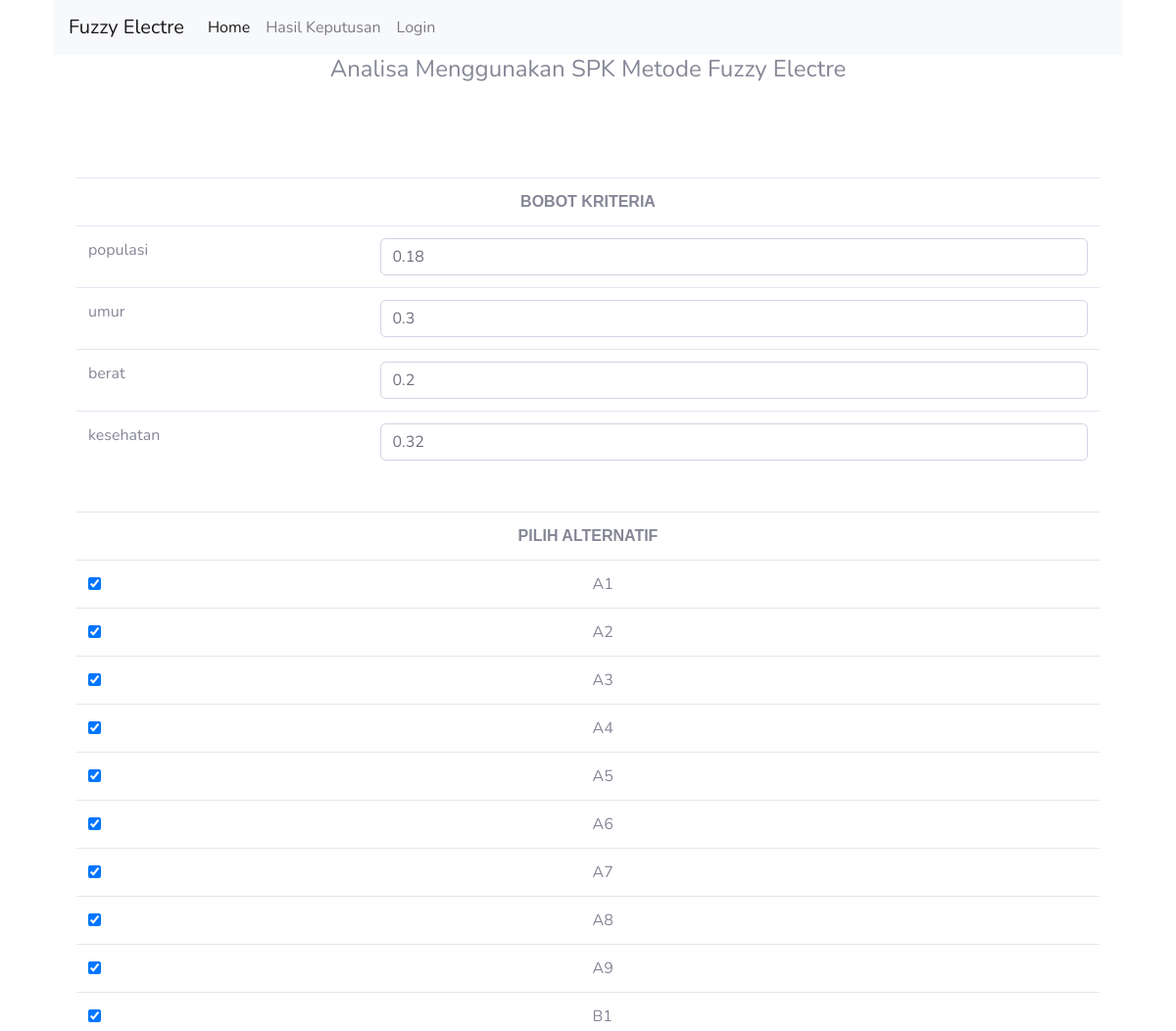
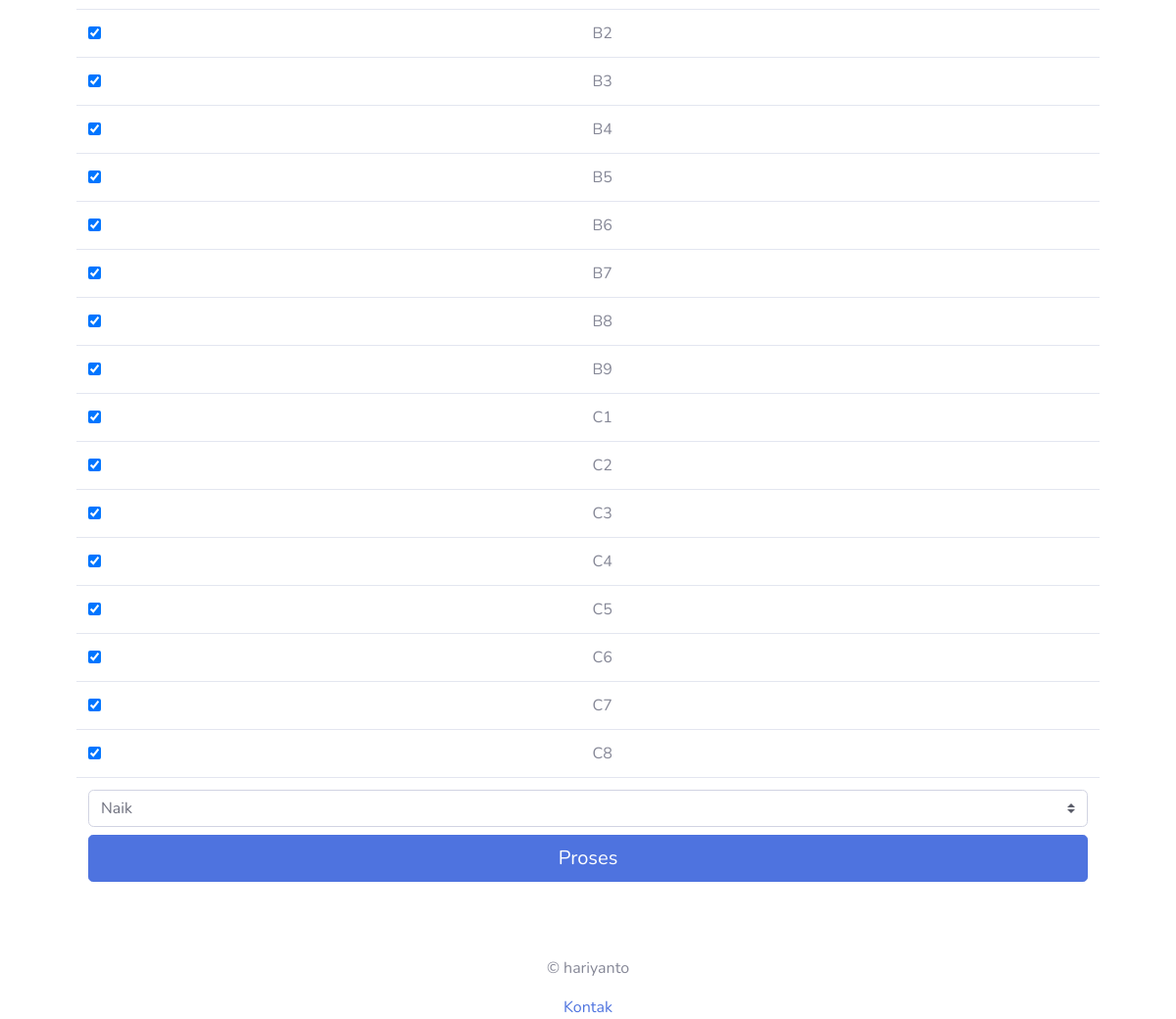
Page /konsultasi-electre-php-mysql.php on the committed database (2 pictures, top to bottom).
### tables this page shows
CREATE TABLE `kriteria` (
  `id_kriteria` int(11) NOT NULL,
  `nama_kriteria` varchar(100) DEFAULT NULL,
  `bobot` double DEFAULT NULL
);

CREATE TABLE `alternatif` (
  `id_alternatif` int(11) NOT NULL,
  `nama_alternatif` varchar(200) DEFAULT NULL,
  `deskripsi` text
);

### konsultasi-electre-php-mysql.php (the view, shortened to what this page needs)
<?php
require("koneksi.php");
?>
<!DOCTYPE html>
<html lang="en">
<head>
	<link href="vendor/fontawesome-free/css/all.min.css" rel="stylesheet" type="text/css">
	<link href="css/sb-admin-2.min.css" rel="stylesheet">
	<link href="vendor/datatables/dataTables.bootstrap4.min.css" rel="stylesheet">
</head>
<body>
	<div class="container">
		<nav class="navbar navbar-expand-lg navbar-light bg-light">
			<a class="navbar-brand" href="index.php">Fuzzy Electre</a>
			<div class="collapse navbar-collapse" id="navbarSupportedContent">
				<ul class="navbar-nav mr-auto">
					<li class="nav-item active">
						<a class="nav-link" href="index.php">Home <span class="sr-only">(current)</span></a>
					</li>
					<li class="nav-item">
						<a class="nav-link" href="konsultasi-electre-php-mysql.php">Hasil Keputusan</a>
					</li>
					<li class="nav-item">
						<a class="nav-link" href="login.php">Login</a>
					</li>
			</div>
		</nav>
		<h4 class="text-center">Analisa Menggunakan SPK Metode Fuzzy Electre</h4><br />
		<br />
		<?php
		if (!isset($_POST['bottom'])) {
			?>
			<div class="container">
				<form name="form1" method="post" action=""><br>
					<table class="table table-hover">
						<div class="form-group">
							<div class="row">
								<tr>
									<td id="ignore" colspan="2">
										<div class="text-center">
											<strong>
												<font face="Arial, Helvetica, sans-serif">
													<font>BOBOT KRITERIA</font>
												</font>
											</strong>
										</div>
									</td>
								</tr>
								<?php
									$q = mysqli_query($db, "select * from kriteria ORDER BY id_kriteria");
									while ($r = mysqli_fetch_array($q)) {
										?>
									<tr>
										<td>
											<?php echo $r['nama_kriteria']; ?>
										</td>
										<td>
											<input class="form-control" id="bobot<?php echo $r['id_kriteria']; ?>" name="bobot<?php echo $r['id_kriteria']; ?>" type="text" value="<?php echo $r['bobot']; ?>">
										</td>
									</tr>
							</div>
						</div>
					<?php } ?>
					<br />
					<table class="table table-hover">
						<tr>
							<td id="ignore" colspan="2">
								<div class=text-center><strong>
										<font face="Arial, Helvetica, sans-serif">
											<font>PILIH ALTERNATIF</font>
										</font>
									</strong></div>
							</td>
							<?php
								$q = mysqli_query($db, "select * from alternatif ORDER BY id_alternatif");
								while ($r = mysqli_fetch_array($q)) {
									?>
						<tr>
							<td>
								<div class="form-check">
									<input class="form-check-input" id="alternatif<?php echo $r['id_alternatif']; ?>" name="alternatif<?php echo $r['id_alternatif']; ?>" type="checkbox" value="true" checked>
								</div>
							</td>
							<td>
								<?php echo $r['nama_alternatif']; ?>
							</td>
						</tr>
					<?php } ?>
					<tr>
						<td colspan="2">
							<form method='post'>
								<select class="custom-select mb-2 " name="harga">
									<option value="naik">Naik</option>
								</select>
								<input class="btn btn-primary btn-lg btn-block" type="submit" name="bottom" value="Proses">
						</td>
					</tr>
					</table>
					<br>
		<?php
		}
		?>
		<br />
	<tr>
		<div class="text-center">
			<p>&copy; hariyanto</p>
			<a href="https://www.facebook.com/wancacell">Kontak</a>
		</div>
	</tr>
</body>
</html>

### rows in the picture
kriteria: nama_kriteria "populasi", bobot "0.18"
kriteria: nama_kriteria "umur", bobot "0.3"
kriteria: nama_kriteria "berat", bobot "0.2"
kriteria: nama_kriteria "kesehatan", bobot "0.32"
alternatif: nama_alternatif "A1"
alternatif: nama_alternatif "A2"
alternatif: nama_alternatif "A3"
alternatif: nama_alternatif "A4"
alternatif: nama_alternatif "A5"
alternatif: nama_alternatif "A6"
alternatif: nama_alternatif "A7"
alternatif: nama_alternatif "A8"
alternatif: nama_alternatif "A9"
alternatif: nama_alternatif "B1"
alternatif: nama_alternatif "B2"
alternatif: nama_alternatif "B3"
alternatif: nama_alternatif "B4"
alternatif: nama_alternatif "B5"
alternatif: nama_alternatif "B6"
alternatif: nama_alternatif "B7"
alternatif: nama_alternatif "B8"
alternatif: nama_alternatif "B9"
alternatif: nama_alternatif "C1"
alternatif: nama_alternatif "C2"
alternatif: nama_alternatif "C3"
alternatif: nama_alternatif "C4"
alternatif: nama_alternatif "C5"
alternatif: nama_alternatif "C6"
alternatif: nama_alternatif "C7"
alternatif: nama_alternatif "C8"
